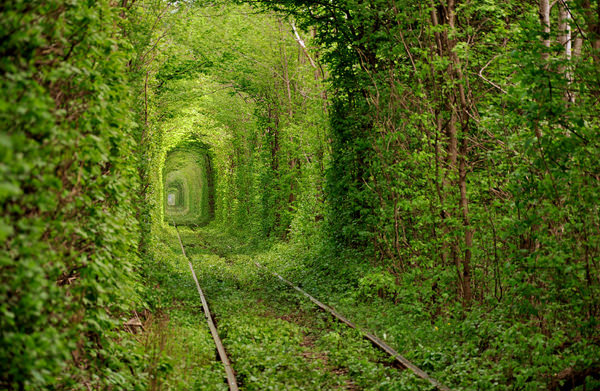
#> input picture images/tol.jpg, 600 x 391 px
$ python ex2a.py
#> lines starting #> are read from the running program, lines starting #| are printed output that depends on the picture
#> in main, im is the input picture: shape (391, 600, 3); mean B, G, R 26.1, 99.1, 80.9
import cv2

# Demonstrates sliding window over an image, with padding
def slide_window(im, n, s, verbose=False, speed=30):
#> called with n = 50, s = 10, verbose = True, speed = 30
    (kw, kh) = (n, n)             # kernel width and height

    pad = (kw - 1) // 2
    im = cv2.copyMakeBorder(im, pad, pad, pad, pad, cv2.BORDER_CONSTANT)  # Applies padding to convolve edges
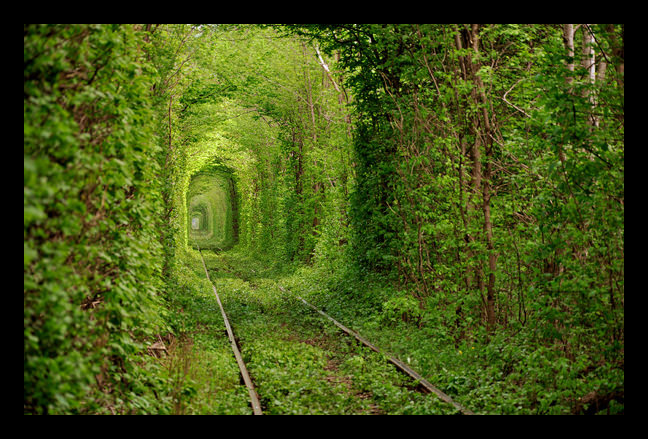
#> im: shape (439, 648, 3); mean of channels 0, 1, 2 21.5, 81.8, 66.7; drawn as B, G, R

    cv2.imshow('Padded', im)
    cv2.waitKey(0)

    for y in range(pad, im.shape[0] + pad, s):
        for x in range(pad, im.shape[1] + pad, s):
            if(verbose):
                cv2.rectangle(im, (x-pad, y-pad), (x+pad+1, y+pad+1), (0, 0, 255), 2)  # Draws active window
                cv2.imshow('Sliding Window', im)
                cv2.waitKey(speed)
                cv2.rectangle(im, (x-pad, y-pad), (x+pad+1, y+pad+1), (255, 0, 0), 2)  # Draws traversed window
#> this loop made 44 passes
#> pass 1, in slide_window, `cv2.imshow('Sliding Window', im)`:
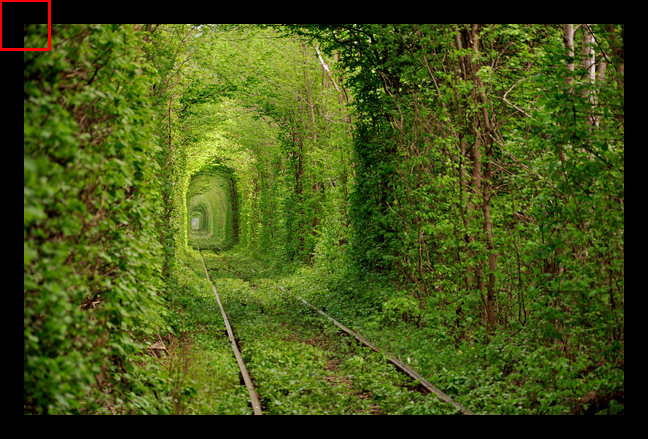
#> window 'Sliding Window': shape (439, 648, 3); mean B, G, R 21.5, 81.7, 67.1
#> pass 1, in slide_window, `cv2.imshow('Sliding Window', im)`:
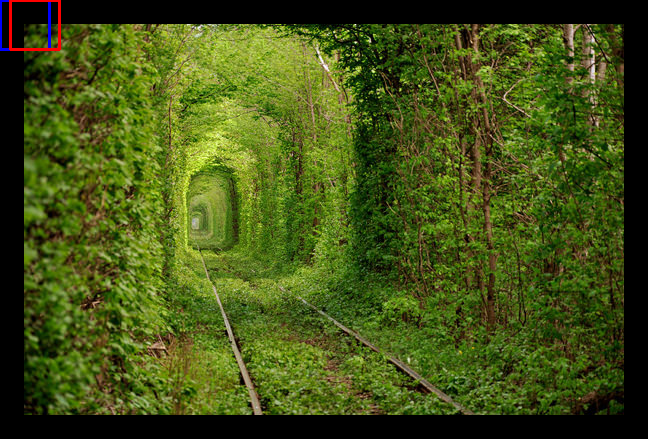
#> window 'Sliding Window': shape (439, 648, 3); mean B, G, R 21.8, 81.7, 67.1
#> pass 1, in slide_window, `cv2.imshow('Sliding Window', im)`:
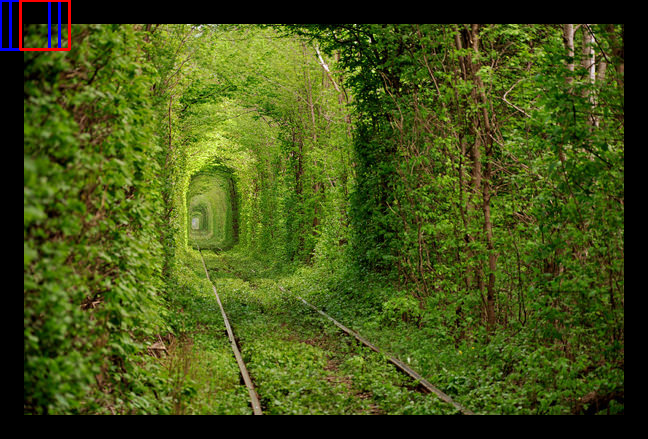
#> window 'Sliding Window': shape (439, 648, 3); mean B, G, R 22, 81.7, 67.1
#> pass 1, in slide_window, `cv2.imshow('Sliding Window', im)`:
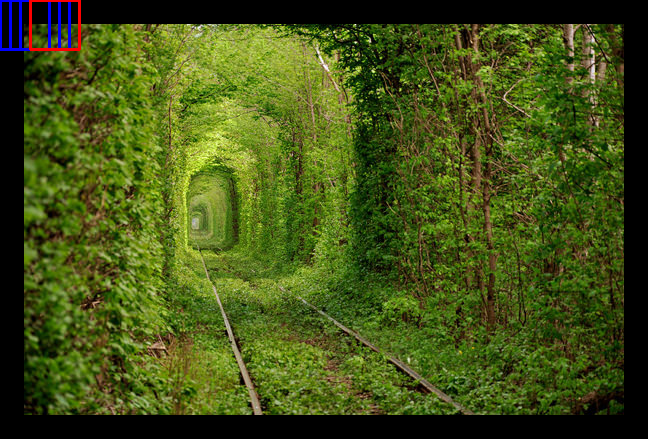
#> window 'Sliding Window': shape (439, 648, 3); mean B, G, R 22.3, 81.6, 67.1
#> after the loop:
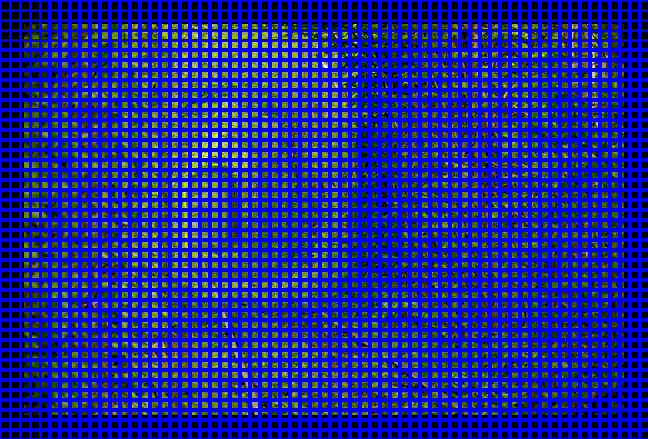
#> im: shape (439, 648, 3); mean of channels 0, 1, 2 168.2, 29.9, 24.4; drawn as B, G, R

def main():
    im = cv2.imread("images/tol.jpg", 1)
    slide_window(im, 50, 10, verbose=True)

    cv2.destroyAllWindows()

if __name__ == '__main__':
    main()
